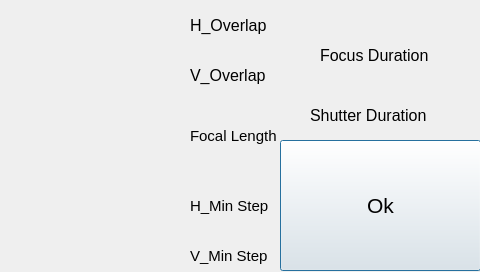
<?xml version="1.0" encoding="UTF-8"?>
<ui version="4.0">
 <class>Settings</class>
 <widget class="QDialog" name="Settings">
  <property name="geometry">
   <rect>
    <x>0</x>
    <y>0</y>
    <width>480</width>
    <height>272</height>
   </rect>
  </property>
  <property name="font">
   <font>
    <pointsize>10</pointsize>
   </font>
  </property>
  <property name="windowTitle">
   <string>Dialog</string>
  </property>
  <widget class="QPushButton" name="Pb_Ok">
   <property name="geometry">
    <rect>
     <x>280</x>
     <y>140</y>
     <width>201</width>
     <height>131</height>
    </rect>
   </property>
   <property name="font">
    <font>
     <pointsize>16</pointsize>
    </font>
   </property>
   <property name="text">
    <string>Ok</string>
   </property>
  </widget>
  <widget class="QLabel" name="label">
   <property name="geometry">
    <rect>
     <x>190</x>
     <y>10</y>
     <width>81</width>
     <height>31</height>
    </rect>
   </property>
   <property name="font">
    <font>
     <pointsize>12</pointsize>
    </font>
   </property>
   <property name="text">
    <string>H_Overlap</string>
   </property>
  </widget>
  <widget class="QLabel" name="label_2">
   <property name="geometry">
    <rect>
     <x>190</x>
     <y>60</y>
     <width>81</width>
     <height>31</height>
    </rect>
   </property>
   <property name="font">
    <font>
     <pointsize>12</pointsize>
    </font>
   </property>
   <property name="text">
    <string>V_Overlap</string>
   </property>
  </widget>
  <widget class="QLabel" name="label_5">
   <property name="geometry">
    <rect>
     <x>190</x>
     <y>190</y>
     <width>91</width>
     <height>31</height>
    </rect>
   </property>
   <property name="font">
    <font>
     <pointsize>11</pointsize>
    </font>
   </property>
   <property name="text">
    <string>H_Min Step</string>
   </property>
  </widget>
  <widget class="QLabel" name="label_6">
   <property name="geometry">
    <rect>
     <x>190</x>
     <y>240</y>
     <width>91</width>
     <height>31</height>
    </rect>
   </property>
   <property name="font">
    <font>
     <pointsize>11</pointsize>
    </font>
   </property>
   <property name="text">
    <string>V_Min Step</string>
   </property>
  </widget>
  <widget class="QLabel" name="La_H_Overlap">
   <property name="geometry">
    <rect>
     <x>0</x>
     <y>0</y>
     <width>191</width>
     <height>41</height>
    </rect>
   </property>
   <property name="font">
    <font>
     <pointsize>14</pointsize>
    </font>
   </property>
   <property name="text">
    <string/>
   </property>
  </widget>
  <widget class="QLabel" name="La_V_Overlap">
   <property name="geometry">
    <rect>
     <x>0</x>
     <y>50</y>
     <width>191</width>
     <height>41</height>
    </rect>
   </property>
   <property name="font">
    <font>
     <pointsize>14</pointsize>
    </font>
   </property>
   <property name="text">
    <string/>
   </property>
  </widget>
  <widget class="QLabel" name="La_H_Min_Step">
   <property name="geometry">
    <rect>
     <x>0</x>
     <y>180</y>
     <width>191</width>
     <height>41</height>
    </rect>
   </property>
   <property name="font">
    <font>
     <pointsize>14</pointsize>
    </font>
   </property>
   <property name="text">
    <string/>
   </property>
  </widget>
  <widget class="QLabel" name="La_V_Min_Step">
   <property name="geometry">
    <rect>
     <x>0</x>
     <y>230</y>
     <width>191</width>
     <height>41</height>
    </rect>
   </property>
   <property name="font">
    <font>
     <pointsize>14</pointsize>
    </font>
   </property>
   <property name="text">
    <string/>
   </property>
  </widget>
  <widget class="QLabel" name="La_Focal_Length">
   <property name="geometry">
    <rect>
     <x>0</x>
     <y>110</y>
     <width>191</width>
     <height>41</height>
    </rect>
   </property>
   <property name="font">
    <font>
     <pointsize>14</pointsize>
    </font>
   </property>
   <property name="text">
    <string/>
   </property>
  </widget>
  <widget class="QLabel" name="label_7">
   <property name="geometry">
    <rect>
     <x>190</x>
     <y>120</y>
     <width>91</width>
     <height>31</height>
    </rect>
   </property>
   <property name="font">
    <font>
     <pointsize>11</pointsize>
    </font>
   </property>
   <property name="text">
    <string>Focal Length</string>
   </property>
  </widget>
  <widget class="QLabel" name="label_8">
   <property name="geometry">
    <rect>
     <x>320</x>
     <y>40</y>
     <width>121</width>
     <height>31</height>
    </rect>
   </property>
   <property name="font">
    <font>
     <pointsize>12</pointsize>
    </font>
   </property>
   <property name="text">
    <string>Focus Duration</string>
   </property>
  </widget>
  <widget class="QLabel" name="La_Focus_Dur">
   <property name="geometry">
    <rect>
     <x>280</x>
     <y>0</y>
     <width>201</width>
     <height>41</height>
    </rect>
   </property>
   <property name="font">
    <font>
     <pointsize>14</pointsize>
    </font>
   </property>
   <property name="text">
    <string/>
   </property>
  </widget>
  <widget class="QLabel" name="label_9">
   <property name="geometry">
    <rect>
     <x>310</x>
     <y>100</y>
     <width>131</width>
     <height>31</height>
    </rect>
   </property>
   <property name="font">
    <font>
     <pointsize>12</pointsize>
    </font>
   </property>
   <property name="text">
    <string>Shutter Duration</string>
   </property>
  </widget>
  <widget class="QLabel" name="La_Shutter_Dur">
   <property name="geometry">
    <rect>
     <x>280</x>
     <y>70</y>
     <width>201</width>
     <height>31</height>
    </rect>
   </property>
   <property name="font">
    <font>
     <pointsize>14</pointsize>
    </font>
   </property>
   <property name="text">
    <string/>
   </property>
  </widget>
 </widget>
 <resources/>
 <connections/>
</ui>
